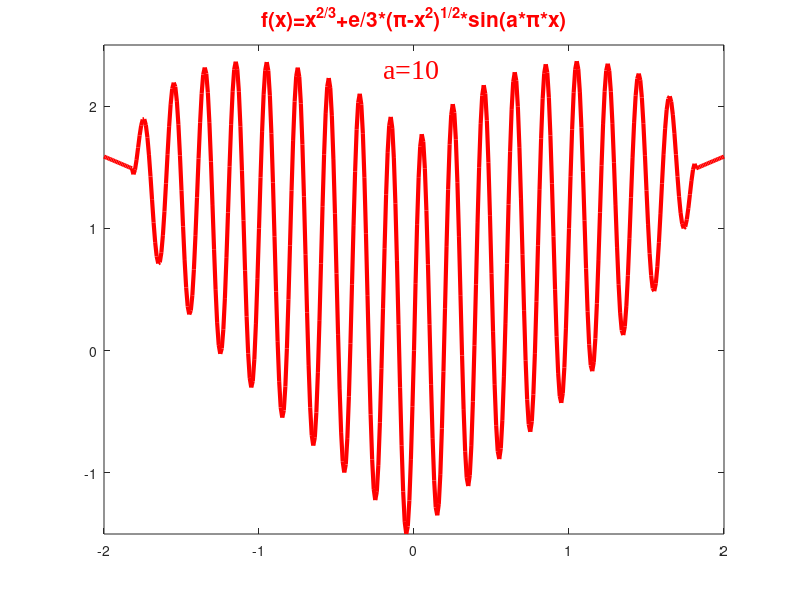

Source code (MATLAB): (Note: this script raises an error after producing the figure.)
% Matlab dynamic cardioid curve (save in GIF format)
clc;clear all;
a=10;
x=-2:0.01:2;

figure(1);
set(gcf,'position',[0,0,800,600],'color','w');
for i=1:100
    str_title = strcat('\color{red}a=',num2str(a));
    y = abs(x).^(2/3)+(0.9*sqrt((3.3-x.^2))).*sin(a*pi*x);
    a=i/10;
    figure(i);
    
    set(gcf,'position',[0,0,800,600],'color','w');
    p1 = plot(x,y,'r','LineWidth',3);
    hold on;
    title('\color{red}f(x)=x^2^/^3+e/3*(π-x^2)^1^/^2*sin(a*π*x)','fontsize',15);
    text(-0.2,2.3,str_title,'FontName','Times New Roman','FontSize',20);
    xlim([-2 2]);
    ylim([-1.5 2.5]);
    frame = getframe(gcf);
    im = frame2im(frame);
    [I,map] = rgb2ind(im,256);
    if i==1
        imwrite(I,map,'Heart-Shaped Diagram.gif','gif','Loopcount',Inf,'DelayTime',0.05);
    else
        imwrite(I,map,'Heart-Shaped Diagram.gif','gif','WriteMode','append','DelayTime',0.05);
    end
    close(figure(i));
end

